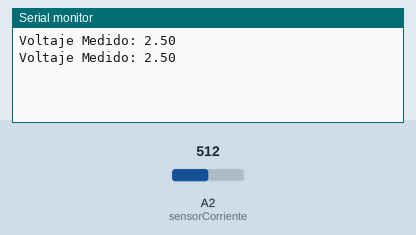
Simulated run of this sketch. Board: Arduino Uno, built with avr-gcc and run on an emulated ATmega328P. Shown: the last lines printed to the serial monitor. The test bench sets the inputs (shaded band); at power-on: A2 (sensorCorriente) = 512.

Above: at 1.8 s.
1.9 s: A2 (sensorCorriente) set to 716
At 2.4 s:
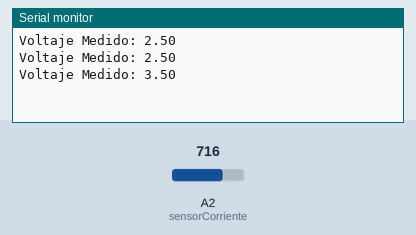
3.4 s: A2 (sensorCorriente) set to 900
At 4.8 s:
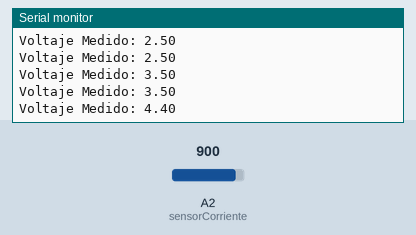
Timing chart, 0 to 6.4 s (numbered marks = the images above; inputs shaded):
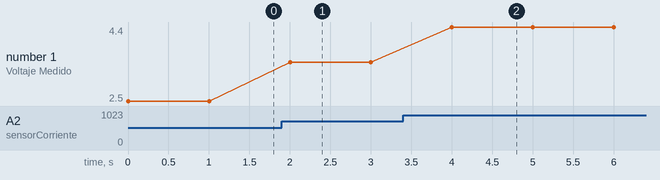

Measured:
- after the input at 1.9 s, the serial monitor: prints a new line after 0.10 s (image 1)
- after the input at 3.4 s, the serial monitor: prints a new line after 0.60 s (image 2)
- plotted number 1: 2.5 → 3.5 after the input at 1.9 s, 3.5 → 4.4 after the input at 3.4 s

The sketch:

calibracionVelocidad.ino
```cpp
int sensorCorriente = 2;

void setup() {
  // put your setup code here, to run once:
  Serial.begin(9600);
}

void loop() {

   double voltajeMedido = analogRead(sensorCorriente);
   double conversion = voltajeMedido*5/1023;

   Serial.println("Voltaje Medido: "+String(conversion));
    delay(1000);
}
```
